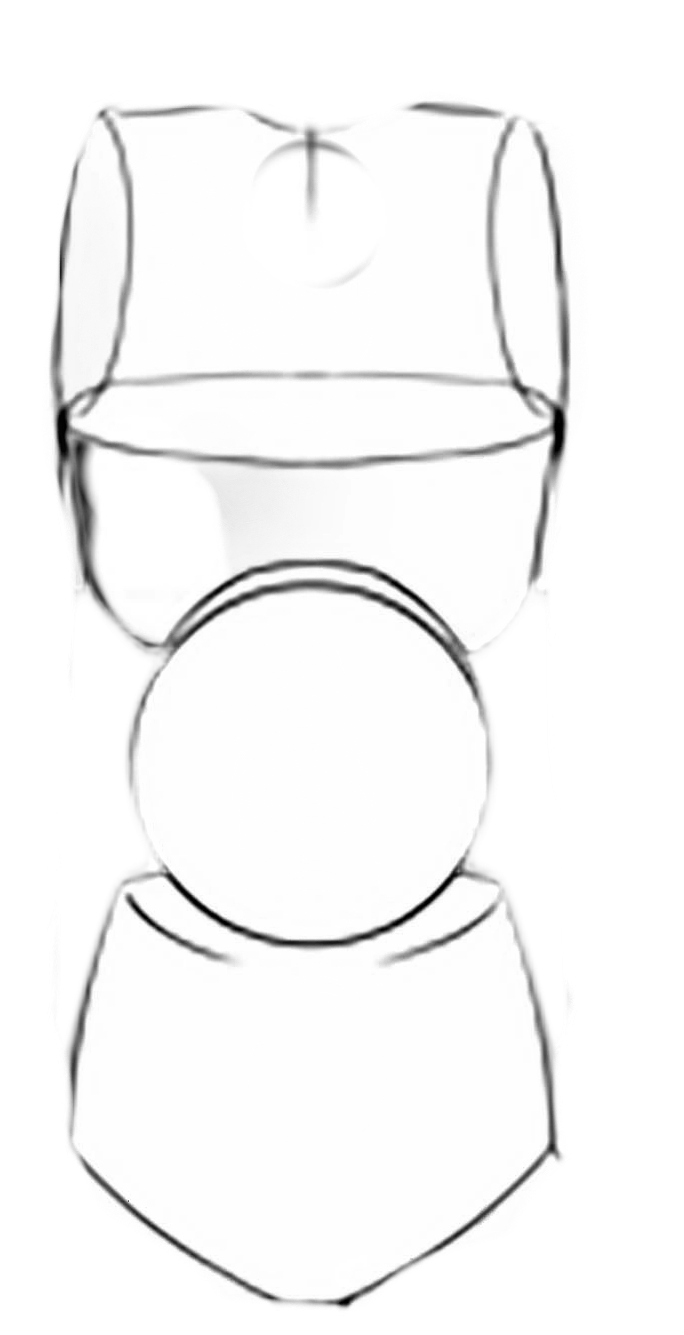
#> input picture character_parts/body.png, 684 x 1335 px; its folder holds 2 pictures in this run
$ python img_tf.py ../character_parts
#> lines starting #> are read from the running program, lines starting #| are printed output that depends on the picture
### units/argparses.py
import argparse

def file_path_get():
    parser = argparse.ArgumentParser(
        prog='myprogram',          # 程序名（默认为 sys.argv[0]）
        description='获取文件路径',      # 程序功能描述
        epilog='python main.py "path/path"',           # 帮助信息结尾的文本
        add_help=True             # 是否自动添加 -h/--help 选项
    )

    # 位置参数（必需参数）
    parser.add_argument(
        'input_file',              # 参数名
        type=str,                  # 参数类型
        help='输入文件路径'          # 帮助信息
    )

    args = parser.parse_args()

    print(f"文件地址 {args.input_file}")
    return args.input_file

# [2 lines that do not run on import are left out]

### units/img_tf.py
"""
图片预处理脚本 - 自动缩放角色部件图片
功能：
  1. 扫描原始图片目录
  2. 将所有图片缩放到统一的分辨率
  3. 保持透明通道
  4. 保存到新目录
"""

import os
import cv2
import numpy as np
from PIL import Image
from argparses import file_path_get

# 配置参数
INPUT_DIR = file_path_get()
OUTPUT_DIR = "processed_character_parts"  # 处理后图片目录
OUTPUT_DIR = os.path.join(OUTPUT_DIR,INPUT_DIR)
TARGET_SIZE = (200, 200)  # 目标分辨率 (宽, 高)
BACKGROUND_COLOR = (0, 0, 0, 0)  # 透明背景 (RGBA)

def process_images(INPUt_DIR):
    """处理所有图片"""
#> called with INPUt_DIR = '../character_parts'
    # 创建输出目录
    if not os.path.exists(OUTPUT_DIR):
        os.makedirs(OUTPUT_DIR)
        print(f"创建输出目录: {OUTPUT_DIR}")

    # 获取所有图片文件
    image_files = [f for f in os.listdir(INPUT_DIR)
                  if f.lower().endswith(('.png', '.jpg', '.jpeg'))]

    if not image_files:
        print(f"在 {INPUT_DIR} 目录中未找到图片文件")
        return

    print(f"找到 {len(image_files)} 个图片文件, 开始处理...")

    # 处理每张图片
    for i, filename in enumerate(image_files):
        input_path = os.path.join(INPUT_DIR, filename)
        output_path = os.path.join(OUTPUT_DIR, filename)

        try:
            # 使用PIL处理透明通道
            img = Image.open(input_path)
#> img is the input picture: PIL image 684x1335 RGBA; mean R, G, B, A 152.2, 152.2, 152.2, 143.8

            # 转换为RGBA模式（确保有透明通道）
            if img.mode != 'RGBA':
                img = img.convert('RGBA')

            # 创建新图像（透明背景）
            new_img = Image.new('RGBA', TARGET_SIZE, BACKGROUND_COLOR)
#> new_img: PIL image 200x200 RGBA; every value is 0

            # 计算缩放比例并居中放置
            width, height = img.size
#> width = 684; height = 1335
            scale = min(TARGET_SIZE[0] / width, TARGET_SIZE[1] / height)
#> scale = 0.15
            new_width = int(width * scale)
#> new_width = 102
            new_height = int(height * scale)
#> new_height = 200
            img_resized = img.resize((new_width, new_height), Image.LANCZOS)
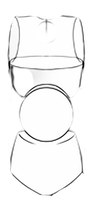
#> img_resized: PIL image 102x200 RGBA; mean R, G, B, A 150, 150, 150, 143.7; transparent parts drawn white

            # 计算位置（居中）
            position = (
                (TARGET_SIZE[0] - new_width) // 2,
                (TARGET_SIZE[1] - new_height) // 2
            )
#> position = (49, 0)

            # 合并图像
            new_img.paste(img_resized, position, img_resized)
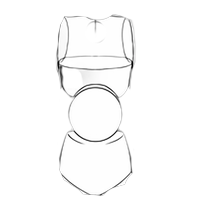
#> new_img: PIL image 200x200 RGBA; mean R, G, B, A 69.1, 69.1, 69.1, 72.3; transparent parts drawn white

            # 保存处理后的图片
            new_img.save(output_path)
            print(f"处理完成 ({i+1}/{len(image_files)}): {filename} => {new_width}x{new_height}")
#| 处理完成 (1/2): body.png => 102x200

        except Exception as e:
            print(f"处理 {filename} 时出错: {str(e)}")
#> pass 2 of the loop in process_images, `for i, filename in enumerate(image_files):`:
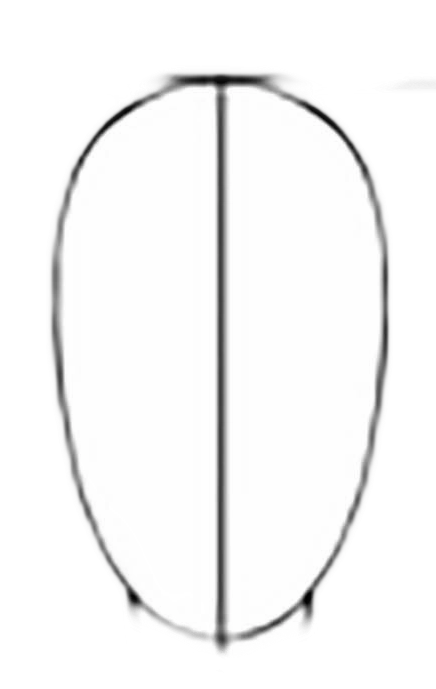
#> input picture character_parts/head.png, 436 x 689 px
#> in process_images, img is the input picture: PIL image 436x689 RGBA; mean R, G, B, A 135.5, 135.5, 135.5, 130.4
#> in process_images, `img_resized = img.resize((new_width, new_height), Image.LANCZOS)`:
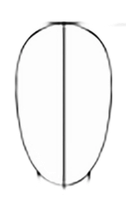
#> img_resized: PIL image 126x200 RGBA; mean R, G, B, A 135.1, 135.1, 135.1, 130.4; transparent parts drawn white
#> in process_images, `new_img.paste(img_resized, position, img_resized)`:
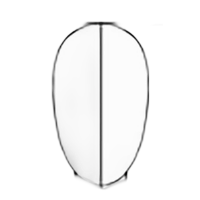
#> new_img: PIL image 200x200 RGBA; mean R, G, B, A 76.3, 76.3, 76.3, 79.6; transparent parts drawn white
#| 处理完成 (2/2): head.png => 126x200

    print("所有图片处理完成!")

if __name__ == "__main__":
    # 检查输入目录
    if not os.path.exists(INPUT_DIR):
        print(f"错误: 输入目录 {INPUT_DIR} 不存在")
        print("请创建目录并放入角色部件图片")
        os.makedirs(INPUT_DIR)
        print(f"已创建目录: {INPUT_DIR}")
    else:
        process_images(INPUT_DIR)
        print("退出")
